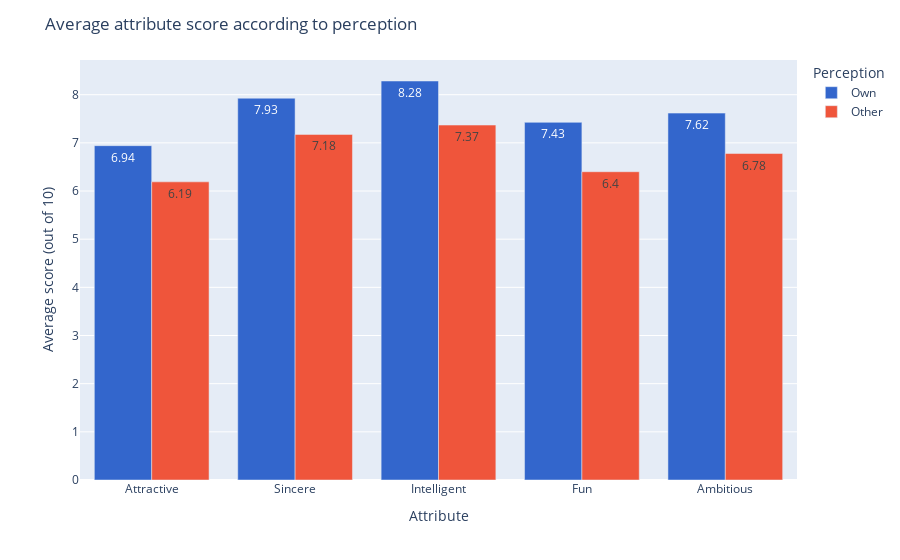

Notebook source saved alongside this figure:
### Code cell
fig_1 = px.bar(
    df_perception,
    x="attribute",
    y="mean",
    color="perception",
    barmode='group',
    text="mean",
    color_discrete_map={"Other":px.colors.qualitative.Plotly[1], "Own":px.colors.qualitative.G10[0]}
)

fig_1.update_layout(
    title="Average attribute score according to perception",
    xaxis_title="Attribute",
    yaxis_title="Average score (out of 10)",
    legend_title="Perception"
)

fig_1.update_traces(
    texttemplate="%{text:.3}"
)

fig_1.show()

### Figure 1 — Plotly figure (JSON) as saved in the notebook; plotly's stock layout.template omitted (floating-point values rounded to 4 significant figures)
{"data": [{"alignmentgroup": "True", "hovertemplate": "perception=Own<br>attribute=%{x}<br>mean=%{text}<extra></extra>", "legendgroup": "Own", "marker": {"color": "#3366CC", "pattern": {"shape": ""}}, "name": "Own", "offsetgroup": "Own", "orientation": "v", "showlegend": true, "text": [6.942, 7.927, 8.284, 7.426, 7.618], "textposition": "auto", "texttemplate": "%{text:.3}", "type": "bar", "x": ["Attractive", "Sincere", "Intelligent", "Fun", "Ambitious"], "xaxis": "x", "y": [6.942, 7.927, 8.284, 7.426, 7.618], "yaxis": "y"}, {"alignmentgroup": "True", "hovertemplate": "perception=Other<br>attribute=%{x}<br>mean=%{text}<extra></extra>", "legendgroup": "Other", "marker": {"color": "#EF553B", "pattern": {"shape": ""}}, "name": "Other", "offsetgroup": "Other", "orientation": "v", "showlegend": true, "text": [6.19, 7.175, 7.369, 6.401, 6.778], "textposition": "auto", "texttemplate": "%{text:.3}", "type": "bar", "x": ["Attractive", "Sincere", "Intelligent", "Fun", "Ambitious"], "xaxis": "x", "y": [6.19, 7.175, 7.369, 6.401, 6.778], "yaxis": "y"}], "layout": {"barmode": "group", "legend": {"title": {"text": "Perception"}, "tracegroupgap": 0}, "margin": {"t": 60}, "title": {"text": "Average attribute score according to perception"}, "xaxis": {"anchor": "y", "domain": [0, 1], "title": {"text": "Attribute"}}, "yaxis": {"anchor": "x", "domain": [0, 1], "title": {"text": "Average score (out of 10)"}}}}
